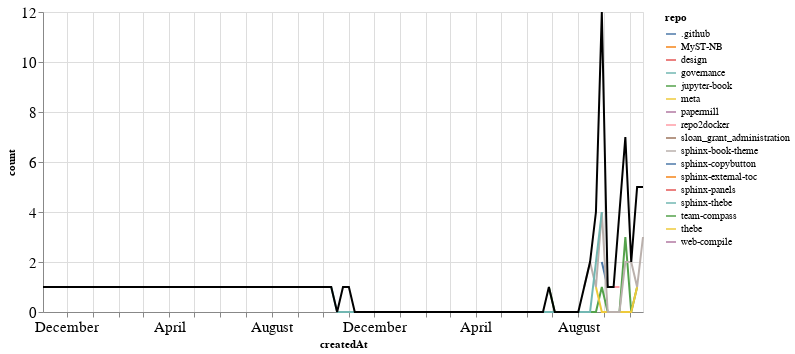

Notebook source saved alongside this figure:
### Markdown cell above
### PRs

### Code cell
prs_time = prs.groupby('repo').resample('W', on='createdAt').count()['author'].reset_index()
prs_time = prs_time.rename(columns={'author': 'count'})
prs_time_total = prs_time.groupby('createdAt').agg({"count": "sum"}).reset_index()

ch1 = alt.Chart(prs_time, width=600).mark_line().encode(
    x='createdAt',
    y='count',
    color='repo',
    tooltip="repo"
)

ch2 = alt.Chart(prs_time_total, width=600).mark_line(color="black").encode(
    x='createdAt',
    y='count',
)

ch1 + ch2

### Figure 1 — Vega-Lite specification as saved in the notebook (floating-point values rounded to 4 significant figures)
{"config": {"axisLeft": {"labelFontSize": 15}, "axisBottom": {"labelFontSize": 15}}, "layer": [{"data": {"name": "data-c91cd1e89c1f766f9559faced81f45e5"}, "mark": "line", "encoding": {"color": {"type": "nominal", "field": "repo"}, "tooltip": {"type": "nominal", "field": "repo"}, "x": {"type": "temporal", "field": "createdAt"}, "y": {"type": "quantitative", "field": "count"}}, "width": 600}, {"data": {"name": "data-c762813ac5cad055e108e3ca7ec6a8dd"}, "mark": {"type": "line", "color": "black"}, "encoding": {"x": {"type": "temporal", "field": "createdAt"}, "y": {"type": "quantitative", "field": "count"}}, "width": 600}], "$schema": "https://vega.github.io/schema/vega-lite/v4.8.1.json", "datasets": {"data-c91cd1e89c1f766f9559faced81f45e5": [{"repo": ".github", "createdAt": "2021-08-29T00:00:00", "count": 2}, {"repo": ".github", "createdAt": "2021-09-05T00:00:00", "count": 1}, {"repo": "MyST-NB", "createdAt": "2021-10-10T00:00:00", "count": 1}, {"repo": "design", "createdAt": "2019-11-03T00:00:00", "count": 1}, {"repo": "governance", "createdAt": "2021-09-19T00:00:00", "count": 2}, {"repo": "jupyter-book", "createdAt": "2021-06-27T00:00:00", "count": 1}, {"repo": "jupyter-book", "createdAt": "2021-07-04T00:00:00", "count": 0}, {"repo": "jupyter-book", "createdAt": "2021-07-11T00:00:00", "count": 0}, {"repo": "jupyter-book", "createdAt": "2021-07-18T00:00:00", "count": 0}, {"repo": "jupyter-book", "createdAt": "2021-07-25T00:00:00", "count": 0}, {"repo": "jupyter-book", "createdAt": "2021-08-01T00:00:00", "count": 0}, {"repo": "jupyter-book", "createdAt": "2021-08-08T00:00:00", "count": 0}, {"repo": "jupyter-book", "createdAt": "2021-08-15T00:00:00", "count": 0}, {"repo": "jupyter-book", "createdAt": "2021-08-22T00:00:00", "count": 0}, {"repo": "jupyter-book", "createdAt": "2021-08-29T00:00:00", "count": 1}, {"repo": "jupyter-book", "createdAt": "2021-09-05T00:00:00", "count": 0}, {"repo": "jupyter-book", "createdAt": "2021-09-12T00:00:00", "count": 0}, {"repo": "jupyter-book", "createdAt": "2021-09-19T00:00:00", "count": 0}, {"repo": "jupyter-book", "createdAt": "2021-09-26T00:00:00", "count": 3}, {"repo": "jupyter-book", "createdAt": "2021-10-03T00:00:00", "count": 0}, {"repo": "jupyter-book", "createdAt": "2021-10-10T00:00:00", "count": 1}, {"repo": "meta", "createdAt": "2021-08-22T00:00:00", "count": 1}, {"repo": "meta", "createdAt": "2021-08-29T00:00:00", "count": 0}, {"repo": "meta", "createdAt": "2021-09-05T00:00:00", "count": 0}, {"repo": "meta", "createdAt": "2021-09-12T00:00:00", "count": 0}, {"repo": "meta", "createdAt": "2021-09-19T00:00:00", "count": 0}, {"repo": "meta", "createdAt": "2021-09-26T00:00:00", "count": 0}, {"repo": "meta", "createdAt": "2021-10-03T00:00:00", "count": 0}, {"repo": "meta", "createdAt": "2021-10-10T00:00:00", "count": 1}, {"repo": "papermill", "createdAt": "2021-08-29T00:00:00", "count": 1}, {"repo": "repo2docker", "createdAt": "2021-09-12T00:00:00", "count": 1}, {"repo": "repo2docker", "createdAt": "2021-09-19T00:00:00", "count": 1}, {"repo": "sloan_grant_administration", "createdAt": "2021-10-10T00:00:00", "count": 1}, {"repo": "sphinx-book-theme", "createdAt": "2021-08-08T00:00:00", "count": 1}, {"repo": "sphinx-book-theme", "createdAt": "2021-08-15T00:00:00", "count": 2}, {"repo": "sphinx-book-theme", "createdAt": "2021-08-22T00:00:00", "count": 1}, {"repo": "sphinx-book-theme", "createdAt": "2021-08-29T00:00:00", "count": 4}, {"repo": "sphinx-book-theme", "createdAt": "2021-09-05T00:00:00", "count": 0}, {"repo": "sphinx-book-theme", "createdAt": "2021-09-12T00:00:00", "count": 0}, {"repo": "sphinx-book-theme", "createdAt": "2021-09-19T00:00:00", "count": 0}, {"repo": "sphinx-book-theme", "createdAt": "2021-09-26T00:00:00", "count": 2}, {"repo": "sphinx-book-theme", "createdAt": "2021-10-03T00:00:00", "count": 2}, {"repo": "sphinx-book-theme", "createdAt": "2021-10-10T00:00:00", "count": 1}, {"repo": "sphinx-book-theme", "createdAt": "2021-10-17T00:00:00", "count": 3}, {"repo": "sphinx-copybutton", "createdAt": "2021-10-17T00:00:00", "count": 2}, {"repo": "sphinx-external-toc", "createdAt": "2021-09-19T00:00:00", "count": 1}, {"repo": "sphinx-panels", "createdAt": "2020-10-25T00:00:00", "count": 1}, {"repo": "sphinx-thebe", "createdAt": "2020-10-11T00:00:00", "count": 1}, {"repo": "sphinx-thebe", "createdAt": "2020-10-18T00:00:00", "count": 0}, {"repo": "sphinx-thebe", "createdAt": "2020-10-25T00:00:00", "count": 0}, {"repo": "sphinx-thebe", "createdAt": "2020-11-01T00:00:00", "count": 0}, {"repo": "sphinx-thebe", "createdAt": "2020-11-08T00:00:00", "count": 0}, {"repo": "sphinx-thebe", "createdAt": "2020-11-15T00:00:00", "count": 0}, {"repo": "sphinx-thebe", "createdAt": "2020-11-22T00:00:00", "count": 0}, {"repo": "sphinx-thebe", "createdAt": "2020-11-29T00:00:00", "count": 0}, {"repo": "sphinx-thebe", "createdAt": "2020-12-06T00:00:00", "count": 0}, {"repo": "sphinx-thebe", "createdAt": "2020-12-13T00:00:00", "count": 0}, {"repo": "sphinx-thebe", "createdAt": "2020-12-20T00:00:00", "count": 0}, {"repo": "sphinx-thebe", "createdAt": "2020-12-27T00:00:00", "count": 0}, {"repo": "sphinx-thebe", "createdAt": "2021-01-03T00:00:00", "count": 0}, {"repo": "sphinx-thebe", "createdAt": "2021-01-10T00:00:00", "count": 0}, {"repo": "sphinx-thebe", "createdAt": "2021-01-17T00:00:00", "count": 0}, {"repo": "sphinx-thebe", "createdAt": "2021-01-24T00:00:00", "count": 0}, {"repo": "sphinx-thebe", "createdAt": "2021-01-31T00:00:00", "count": 0}, {"repo": "sphinx-thebe", "createdAt": "2021-02-07T00:00:00", "count": 0}, {"repo": "sphinx-thebe", "createdAt": "2021-02-14T00:00:00", "count": 0}, {"repo": "sphinx-thebe", "createdAt": "2021-02-21T00:00:00", "count": 0}, {"repo": "sphinx-thebe", "createdAt": "2021-02-28T00:00:00", "count": 0}, {"repo": "sphinx-thebe", "createdAt": "2021-03-07T00:00:00", "count": 0}, {"repo": "sphinx-thebe", "createdAt": "2021-03-14T00:00:00", "count": 0}, {"repo": "sphinx-thebe", "createdAt": "2021-03-21T00:00:00", "count": 0}, {"repo": "sphinx-thebe", "createdAt": "2021-03-28T00:00:00", "count": 0}, {"repo": "sphinx-thebe", "createdAt": "2021-04-04T00:00:00", "count": 0}, {"repo": "sphinx-thebe", "createdAt": "2021-04-11T00:00:00", "count": 0}, {"repo": "sphinx-thebe", "createdAt": "2021-04-18T00:00:00", "count": 0}, {"repo": "sphinx-thebe", "createdAt": "2021-04-25T00:00:00", "count": 0}, {"repo": "sphinx-thebe", "createdAt": "2021-05-02T00:00:00", "count": 0}, {"repo": "sphinx-thebe", "createdAt": "2021-05-09T00:00:00", "count": 0}, {"repo": "sphinx-thebe", "createdAt": "2021-05-16T00:00:00", "count": 0}, {"repo": "sphinx-thebe", "createdAt": "2021-05-23T00:00:00", "count": 0}, {"repo": "sphinx-thebe", "createdAt": "2021-05-30T00:00:00", "count": 0}, {"repo": "sphinx-thebe", "createdAt": "2021-06-06T00:00:00", "count": 0}, {"repo": "sphinx-thebe", "createdAt": "2021-06-13T00:00:00", "count": 0}, {"repo": "sphinx-thebe", "createdAt": "2021-06-20T00:00:00", "count": 0}, {"repo": "sphinx-thebe", "createdAt": "2021-06-27T00:00:00", "count": 0}, {"repo": "sphinx-thebe", "createdAt": "2021-07-04T00:00:00", "count": 0}, {"repo": "sphinx-thebe", "createdAt": "2021-07-11T00:00:00", "count": 0}, {"repo": "sphinx-thebe", "createdAt": "2021-07-18T00:00:00", "count": 0}, {"repo": "sphinx-thebe", "createdAt": "2021-07-25T00:00:00", "count": 0}, {"repo": "sphinx-thebe", "createdAt": "2021-08-01T00:00:00", "count": 0}, {"repo": "sphinx-thebe", "createdAt": "2021-08-08T00:00:00", "count": 0}, {"repo": "sphinx-thebe", "createdAt": "2021-08-15T00:00:00", "count": 0}, {"repo": "sphinx-thebe", "createdAt": "2021-08-22T00:00:00", "count": 2}, {"repo": "sphinx-thebe", "createdAt": "2021-08-29T00:00:00", "count": 4}, {"repo": "team-compass", "createdAt": "2021-09-26T00:00:00", "count": 1}, {"repo": "thebe", "createdAt": "2020-11-01T00:00:00", "count": 1}, {"repo": "web-compile", "createdAt": "2021-09-26T00:00:00", "count": 1}], "data-c762813ac5cad055e108e3ca7ec6a8dd": [{"createdAt": "2019-11-03T00:00:00", "count": 1}, {"createdAt": "2020-10-11T00:00:00", "count": 1}, {"createdAt": "2020-10-18T00:00:00", "count": 0}, {"createdAt": "2020-10-25T00:00:00", "count": 1}, {"createdAt": "2020-11-01T00:00:00", "count": 1}, {"createdAt": "2020-11-08T00:00:00", "count": 0}, {"createdAt": "2020-11-15T00:00:00", "count": 0}, {"createdAt": "2020-11-22T00:00:00", "count": 0}, {"createdAt": "2020-11-29T00:00:00", "count": 0}, {"createdAt": "2020-12-06T00:00:00", "count": 0}, {"createdAt": "2020-12-13T00:00:00", "count": 0}, {"createdAt": "2020-12-20T00:00:00", "count": 0}, {"createdAt": "2020-12-27T00:00:00", "count": 0}, {"createdAt": "2021-01-03T00:00:00", "count": 0}, {"createdAt": "2021-01-10T00:00:00", "count": 0}, {"createdAt": "2021-01-17T00:00:00", "count": 0}, {"createdAt": "2021-01-24T00:00:00", "count": 0}, {"createdAt": "2021-01-31T00:00:00", "count": 0}, {"createdAt": "2021-02-07T00:00:00", "count": 0}, {"createdAt": "2021-02-14T00:00:00", "count": 0}, {"createdAt": "2021-02-21T00:00:00", "count": 0}, {"createdAt": "2021-02-28T00:00:00", "count": 0}, {"createdAt": "2021-03-07T00:00:00", "count": 0}, {"createdAt": "2021-03-14T00:00:00", "count": 0}, {"createdAt": "2021-03-21T00:00:00", "count": 0}, {"createdAt": "2021-03-28T00:00:00", "count": 0}, {"createdAt": "2021-04-04T00:00:00", "count": 0}, {"createdAt": "2021-04-11T00:00:00", "count": 0}, {"createdAt": "2021-04-18T00:00:00", "count": 0}, {"createdAt": "2021-04-25T00:00:00", "count": 0}, {"createdAt": "2021-05-02T00:00:00", "count": 0}, {"createdAt": "2021-05-09T00:00:00", "count": 0}, {"createdAt": "2021-05-16T00:00:00", "count": 0}, {"createdAt": "2021-05-23T00:00:00", "count": 0}, {"createdAt": "2021-05-30T00:00:00", "count": 0}, {"createdAt": "2021-06-06T00:00:00", "count": 0}, {"createdAt": "2021-06-13T00:00:00", "count": 0}, {"createdAt": "2021-06-20T00:00:00", "count": 0}, {"createdAt": "2021-06-27T00:00:00", "count": 1}, {"createdAt": "2021-07-04T00:00:00", "count": 0}, {"createdAt": "2021-07-11T00:00:00", "count": 0}, {"createdAt": "2021-07-18T00:00:00", "count": 0}, {"createdAt": "2021-07-25T00:00:00", "count": 0}, {"createdAt": "2021-08-01T00:00:00", "count": 0}, {"createdAt": "2021-08-08T00:00:00", "count": 1}, {"createdAt": "2021-08-15T00:00:00", "count": 2}, {"createdAt": "2021-08-22T00:00:00", "count": 4}, {"createdAt": "2021-08-29T00:00:00", "count": 12}, {"createdAt": "2021-09-05T00:00:00", "count": 1}, {"createdAt": "2021-09-12T00:00:00", "count": 1}, {"createdAt": "2021-09-19T00:00:00", "count": 4}, {"createdAt": "2021-09-26T00:00:00", "count": 7}, {"createdAt": "2021-10-03T00:00:00", "count": 2}, {"createdAt": "2021-10-10T00:00:00", "count": 5}, {"createdAt": "2021-10-17T00:00:00", "count": 5}]}}
